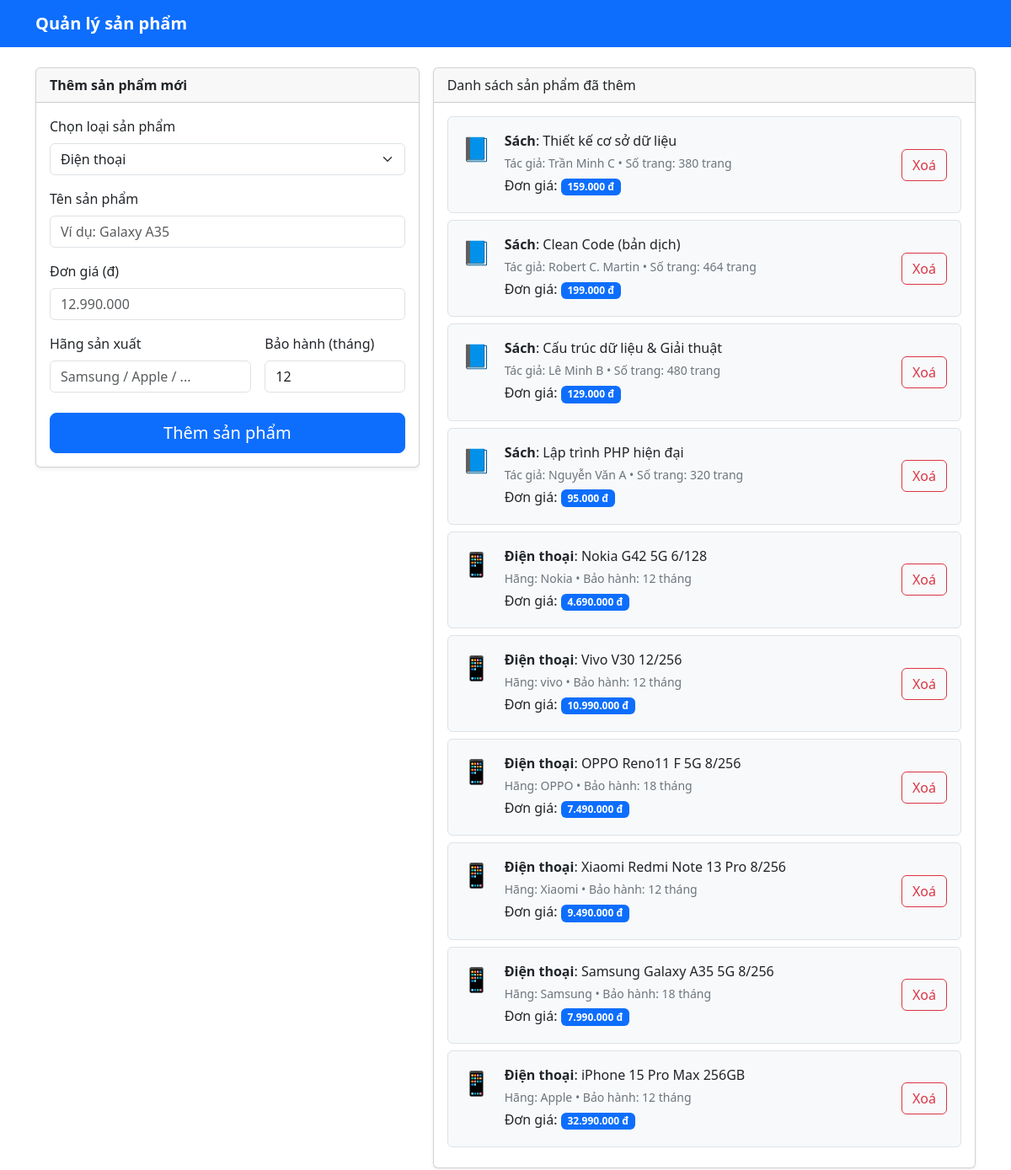
The app's page /present/main.php with its own data.
### tables this page shows
CREATE TABLE products (
   id           BIGINT UNSIGNED PRIMARY KEY AUTO_INCREMENT,
   type         ENUM('DienThoai','Sach') NOT NULL,
   ten          VARCHAR(191)             NOT NULL,
   gia_vnd      INT UNSIGNED             NOT NULL,
    
   hang_sx      VARCHAR(191)             NULL,
   bao_hanh_th  SMALLINT UNSIGNED        NULL,
    
   tac_gia      VARCHAR(191)             NULL,
   so_trang     INT UNSIGNED             NULL,

   created_at   TIMESTAMP NOT NULL DEFAULT CURRENT_TIMESTAMP,
   updated_at   TIMESTAMP NOT NULL DEFAULT CURRENT_TIMESTAMP ON UPDATE CURRENT_TIMESTAMP,

   INDEX idx_type (type),
   INDEX idx_ten (ten)
);

### present/main.php (the view, shortened to what this page needs)
<?php
function h($s){ return htmlspecialchars((string)$s, ENT_QUOTES, 'UTF-8'); }
$DB = ['host'=>'localhost','name'=>'k9tin','user'=>'root','pass'=>''];
try{
  $pdo = new PDO(
    "mysql:host={$DB['host']};dbname={$DB['name']};charset=utf8mb4",
    $DB['user'], $DB['pass'],
    [
      PDO::ATTR_ERRMODE => PDO::ERRMODE_EXCEPTION,
      PDO::ATTR_DEFAULT_FETCH_MODE => PDO::FETCH_ASSOC,
    ]
  );
}catch(PDOException $e){
  http_response_code(500);
  die("Không thể kết nối CSDL.");
}
$selectedType = $_POST['type'] ?? "DienThoai";
$products = $pdo->query("SELECT * FROM products ORDER BY id DESC")->fetchAll();
?>
<!DOCTYPE html>
<html lang="vi" data-bs-theme="light">
<head>
    <link href="https://cdn.jsdelivr.net/npm/bootstrap@5.3.3/dist/css/bootstrap.min.css" rel="stylesheet">
</head>
<body>
    <header>
        <nav class="navbar navbar-expand-lg bg-primary navbar-dark">
            <div class="container">
                <span class="navbar-brand fw-bold">Quản lý sản phẩm</span>
            </div>
        </nav>
    </header>
    <main class="container py-4">
        <div class="row g-3">
            <div class="col-12 col-lg-5">
                <div class="card card-sticky shadow-sm">
                    <div class="card-header d-flex align-items-center justify-content-between">
                        <span class="fw-semibold">Thêm sản phẩm mới</span>
                    </div>
                    <div class="card-body">
                        <form method="post" id="productForm">
                            <div class="mb-3">
                                <label for="type" class="form-label">Chọn loại sản phẩm</label>
                                <select name="type" id="type" class="form-select" onchange="showForm()">
                                    <option value="DienThoai" <?= $selectedType==='DienThoai'?'selected':'' ?>>Điện
                                        thoại</option>
                                </select>
                            </div>
                            <div id="formDienThoai" class="<?= $selectedType==='DienThoai'?'':'d-none' ?>">
                                <div class="mb-3">
                                    <label class="form-label">Tên sản phẩm</label>
                                    <input type="text" name="TenDienThoai" class="form-control"
                                        placeholder="Ví dụ: Galaxy A35" required>
                                </div>
                                <div class="mb-3">
                                    <label class="form-label">Đơn giá (đ)</label>
                                    <input type="number" name="DonGiaDienThoai" class="form-control" min="0" step="1000"
                                        placeholder="12.990.000" required>
                                </div>
                                <div class="row g-3">
                                    <div class="col-md-7">
                                        <label class="form-label">Hãng sản xuất</label>
                                        <input type="text" name="HangSX" class="form-control"
                                            placeholder="Samsung / Apple / ...">
                                    </div>
                                    <div class="col-md-5">
                                        <label class="form-label">Bảo hành (tháng)</label>
                                        <input type="number" name="BaoHanh" class="form-control" min="0" step="1"
                                            value="12">
                                    </div>
                                </div>
                            </div>
                            <div class="d-grid mt-4">
                                <button type="submit" class="btn btn-primary btn-lg">Thêm sản phẩm</button>
                            </div>
                        </form>
                    </div>
                </div>
            </div>
            <div class="col-12 col-lg-7">
                <div class="card shadow-sm">
                    <div class="card-header">
                        <span>Danh sách sản phẩm đã thêm</span>
                    </div>
                    <div class="card-body">
                        <?php if (!$products): ?>
                        <p class="text-secondary fst-italic mb-0">Chưa có sản phẩm nào được thêm.</p>
                        <?php else: foreach($products as $p): ?>
                        <?php if ($p['type']==='DienThoai'): ?>
                        <div
                            class="border rounded p-3 mb-2 bg-body-tertiary d-flex gap-3 align-items-center justify-content-between">
                            <div class="d-flex gap-3 align-items-start">
                                <span class="fs-3">📱</span>
                                <div>
                                    <p class="mb-1"><strong>Điện thoại</strong>: <?= h($p['ten']) ?></p>
                                    <p class="text-secondary small mb-1">Hãng: <?= h($p['hang_sx'] ?? '') ?> • Bảo hành:
                                        <?= (int)($p['bao_hanh_th'] ?? 0) ?> tháng</p>
                                    <p class="mb-1">Đơn giá: <span
                                            class="badge text-bg-primary"><?= number_format((int)$p['gia_vnd'], 0, ',', '.') ?>
                                            đ</span></p>
                                </div>
                            </div>
                            <form method="post" onsubmit="return confirm('Xoá sản phẩm này?')">
                                <button class="btn btn-outline-danger">Xoá</button>
                            </form>
                        </div>
                        <?php else: ?>
                        <div
                            class="border rounded p-3 mb-2 bg-body-tertiary d-flex gap-3 align-items-center justify-content-between">
                            <div class="d-flex gap-3 align-items-start">
                                <span class="fs-3">📘</span>
                                <div>
                                    <p class="mb-1"><strong>Sách</strong>: <?= h($p['ten']) ?></p>
                                    <p class="text-secondary small mb-1">Tác giả: <?= h($p['tac_gia'] ?? '') ?> • Số
                                        trang: <?= (int)($p['so_trang'] ?? 0) ?> trang</p>
                                    <p class="mb-1">Đơn giá: <span
                                            class="badge text-bg-primary"><?= number_format((int)$p['gia_vnd'], 0, ',', '.') ?>
                                            đ</span></p>
                                </div>
                            </div>
                            <form method="post" onsubmit="return confirm('Xoá sản phẩm này?')">
                                <button class="btn btn-outline-danger">Xoá</button>
                            </form>
                        </div>
                        <?php endif; ?>
                        <?php endforeach; endif; ?>
                    </div>
                </div>
            </div>
        </div>
    </main>
</body>
</html>

### present/main.php (style rules this page uses)
.card-sticky { position: sticky; top: 20px }

### records on screen
products: ten "Thiết kế cơ sở dữ liệu", tac_gia "Trần Minh C", so_trang "380", gia_vnd "159.000"
products: ten "Clean Code (bản dịch)", tac_gia "Robert C. Martin", so_trang "464", gia_vnd "199.000"
products: ten "Cấu trúc dữ liệu & Giải thuật", tac_gia "Lê Minh B", so_trang "480", gia_vnd "129.000"
products: ten "Lập trình PHP hiện đại", tac_gia "Nguyễn Văn A", so_trang "320", gia_vnd "95.000"
products: ten "Nokia G42 5G 6/128", hang_sx "Nokia", bao_hanh_th "12", gia_vnd "4.690.000"
products: ten "Vivo V30 12/256", hang_sx "vivo", bao_hanh_th "12", gia_vnd "10.990.000"
products: ten "OPPO Reno11 F 5G 8/256", hang_sx "OPPO", bao_hanh_th "18", gia_vnd "7.490.000"
products: ten "Xiaomi Redmi Note 13 Pro 8/256", hang_sx "Xiaomi", bao_hanh_th "12", gia_vnd "9.490.000"
products: ten "Samsung Galaxy A35 5G 8/256", hang_sx "Samsung", bao_hanh_th "18", gia_vnd "7.990.000"
products: ten "iPhone 15 Pro Max 256GB", hang_sx "Apple", bao_hanh_th "12", gia_vnd "32.990.000"
